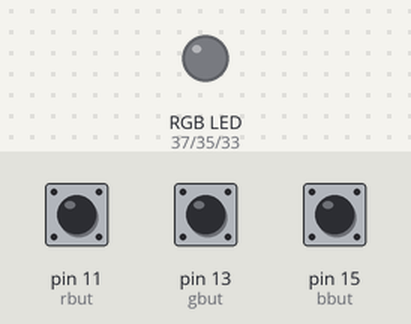
Bench run of a program on a simulated Raspberry Pi (header pin numbers). Parts: an RGB LED mixed from three pins (HIGH = lit). The test bench sets the inputs (shaded band); at power-on: pin 11 (rbut) HIGH, pin 13 (gbut) HIGH, pin 15 (bbut) HIGH. What the program prints to the terminal is not drawn.

Above: at 1.2 s.
1.3 s: pin 11 (rbut) pulled LOW for 0.15 s
At 2.6 s:
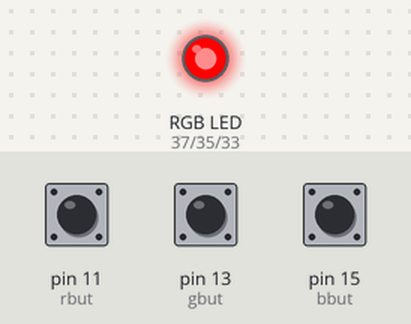
2.9 s: pin 13 (gbut) pulled LOW for 0.15 s
At 4.0 s:
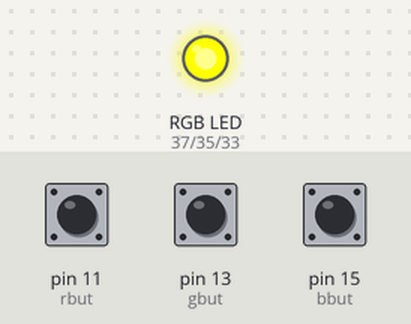
4.5 s: pin 15 (bbut) pulled LOW for 0.15 s
At 5.2 s:
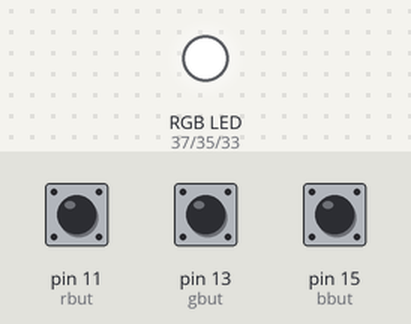
6.1 s: pin 11 (rbut) pulled LOW for 1 s
At 7.7 s:
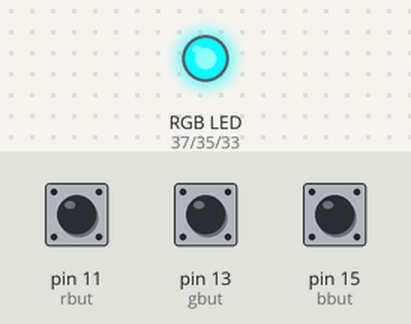
8.6 s: pin 13 (gbut) pulled LOW for 1 s
At 10.8 s:
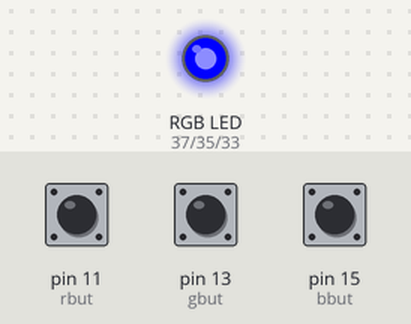
11.1 s: pin 11 (rbut) pulled LOW for 0.15 s
At 12.6 s:
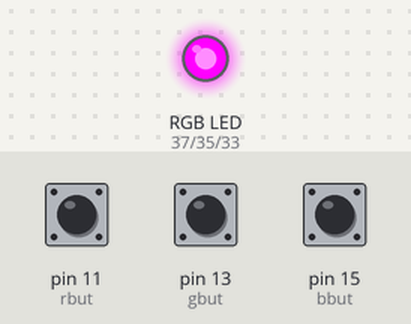
Timing chart, 0 to 13.7 s (numbered marks = the images above; inputs shaded):
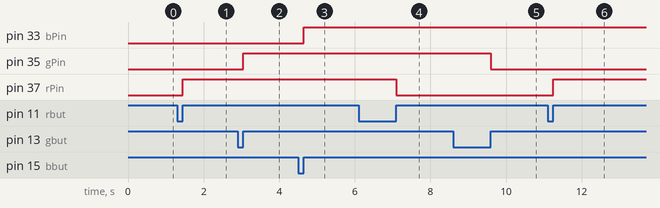

Measured:
- after the input at 1.3 s, pin 37 (rPin): LOW → HIGH after 0.15 s
- after the input at 2.9 s, pin 35 (gPin): LOW → HIGH after 0.15 s
- after the input at 4.5 s, pin 33 (bPin): LOW → HIGH after 0.15 s
- after the input at 6.1 s, pin 37 (rPin): HIGH → LOW after 1.0 s
- after the input at 8.6 s, pin 35 (gPin): HIGH → LOW after 1.0 s
- after the input at 11.1 s, pin 37 (rPin): LOW → HIGH after 0.15 s

The program:

myRGBbutton.py
```python
import RPi.GPIO as GPIO
from time import sleep
dt=.1
rPin=37
gPin=35
bPin=33

rbut=11
gbut=13
bbut=15

rButState=1
rButStateOld=1

gButState=1
gButStateOld=1

bButState=1
bButStateOld=1

rLEDstate=0
gLEDstate=0
bLEDstate=0

GPIO.setmode(GPIO.BOARD)
GPIO.setup(rPin,GPIO.OUT)
GPIO.setup(gPin,GPIO.OUT)
GPIO.setup(bPin,GPIO.OUT)

GPIO.setup(rbut,GPIO.IN,pull_up_down=GPIO.PUD_UP)
GPIO.setup(gbut,GPIO.IN,pull_up_down=GPIO.PUD_UP)
GPIO.setup(bbut,GPIO.IN,pull_up_down=GPIO.PUD_UP)

try:
	while True:
		rButState=GPIO.input(rbut)
		gButState=GPIO.input(gbut)
		bButState=GPIO.input(bbut)

		print('Button States',rButState,gButState,bButState)
		if rButState==1 and rButStateOld==0:
			print('Red OK')
			rLEDstate= not rLEDstate
			GPIO.output(rPin,rLEDstate)
		if gButState==1 and gButStateOld==0:
                        print('Green OK')
                        gLEDstate= not gLEDstate
                        GPIO.output(gPin,gLEDstate)
		if bButState==1 and bButStateOld==0:
                        print('Blue OK')
                        bLEDstate= not bLEDstate
                        GPIO.output(bPin,bLEDstate)
		rButStateOld=rButState
		gButStateOld=gButState
		bButStateOld=bButState


		sleep=dt
except KeyboardInterrupt:
	GPIO.cleanup()
	print('GPIO gOOD TO gO')
```
